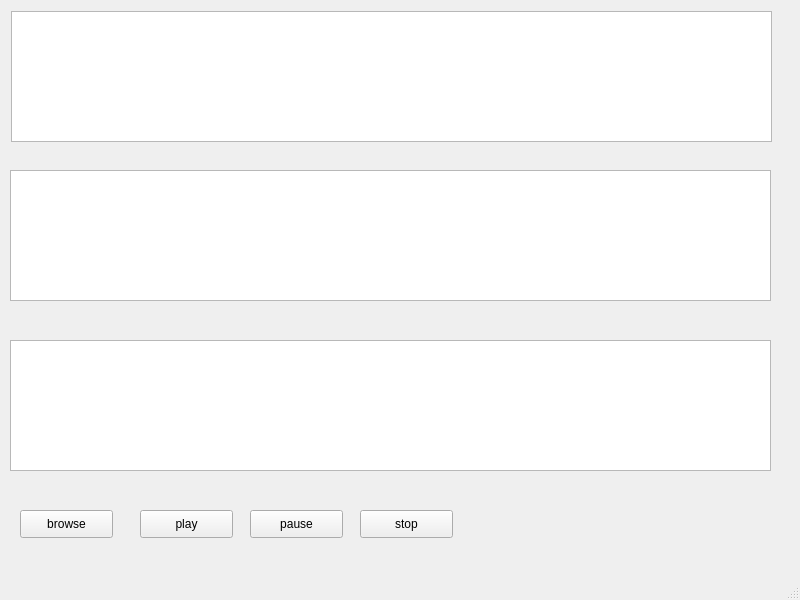
<?xml version="1.0" encoding="UTF-8"?>
<ui version="4.0">
 <class>MainWindow</class>
 <widget class="QMainWindow" name="MainWindow">
  <property name="geometry">
   <rect>
    <x>0</x>
    <y>0</y>
    <width>800</width>
    <height>600</height>
   </rect>
  </property>
  <property name="windowTitle">
   <string>MainWindow</string>
  </property>
  <widget class="QWidget" name="centralwidget">
   <widget class="PlotWidget" name="graphicsView">
    <property name="geometry">
     <rect>
      <x>11</x>
      <y>11</y>
      <width>761</width>
      <height>131</height>
     </rect>
    </property>
   </widget>
   <widget class="PlotWidget" name="graphicsView_2">
    <property name="geometry">
     <rect>
      <x>10</x>
      <y>170</y>
      <width>761</width>
      <height>131</height>
     </rect>
    </property>
   </widget>
   <widget class="QPushButton" name="pushButton">
    <property name="geometry">
     <rect>
      <x>140</x>
      <y>510</y>
      <width>93</width>
      <height>28</height>
     </rect>
    </property>
    <property name="text">
     <string>play</string>
    </property>
   </widget>
   <widget class="QPushButton" name="pushButton_2">
    <property name="geometry">
     <rect>
      <x>250</x>
      <y>510</y>
      <width>93</width>
      <height>28</height>
     </rect>
    </property>
    <property name="text">
     <string>pause</string>
    </property>
   </widget>
   <widget class="QPushButton" name="pushButton_3">
    <property name="geometry">
     <rect>
      <x>360</x>
      <y>510</y>
      <width>93</width>
      <height>28</height>
     </rect>
    </property>
    <property name="text">
     <string>stop</string>
    </property>
   </widget>
   <widget class="PlotWidget" name="graphicsView_3">
    <property name="geometry">
     <rect>
      <x>10</x>
      <y>340</y>
      <width>761</width>
      <height>131</height>
     </rect>
    </property>
   </widget>
   <widget class="QPushButton" name="pushButton_4">
    <property name="geometry">
     <rect>
      <x>20</x>
      <y>510</y>
      <width>93</width>
      <height>28</height>
     </rect>
    </property>
    <property name="text">
     <string>browse</string>
    </property>
   </widget>
  </widget>
  <widget class="QMenuBar" name="menubar">
   <property name="geometry">
    <rect>
     <x>0</x>
     <y>0</y>
     <width>800</width>
     <height>26</height>
    </rect>
   </property>
  </widget>
  <widget class="QStatusBar" name="statusbar"/>
 </widget>
 <customwidgets>
  <customwidget>
   <class>PlotWidget</class>
   <extends>QGraphicsView</extends>
   <header>pyqtgraph</header>
  </customwidget>
 </customwidgets>
 <resources/>
 <connections/>
</ui>
